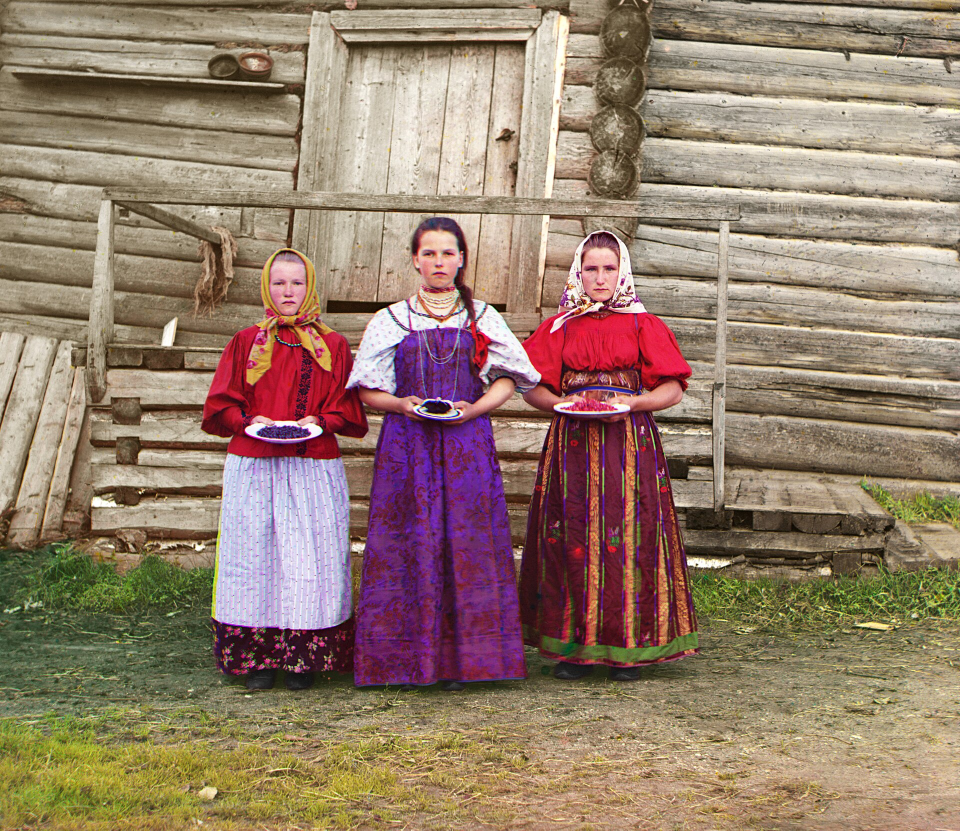
#> input picture assets/fuentes/original_kirillov_1909.jpg, 1920 x 1661 px (shown at 1/2 size)
$ python preparar_ejemplos.py
#> lines starting #> are read from the running program, lines starting #| are printed output that depends on the picture
"""Arma las fotos de ejemplo chicas a partir de fotos de dominio público.

Ejecutar con:  uv run python scripts/preparar_ejemplos.py

Las fotos originales (assets/fuentes/) son de dominio público, de Wikimedia Commons
(ver assets/FUENTES.md). Se recorta una zona y se achica, para simular una foto de
baja resolución. Como tenemos el original grande, podemos comparar lo que inventa
el modelo con la VERDAD: eso es lo que hace scripts/generar_evidencias.py.
"""

import os

from PIL import Image

RAIZ = os.path.dirname(os.path.dirname(os.path.abspath(__file__)))
FUENTES = os.path.join(RAIZ, "assets", "fuentes")
EJEMPLOS = os.path.join(RAIZ, "assets", "ejemplos")

# nombre: (archivo fuente, recorte (izq, arriba, der, abajo) o None, tamaño chico final)
CASOS = {
    "caras_kirillov_1909": ("original_kirillov_1909.jpg", (440, 420, 1400, 900), (256, 128)),
    "edificio_perm_1910": ("original_perm_1910.jpg", (920, 380, 1432, 892), (128, 128)),
    "retrato_1860": ("danado_retrato_1860.jpg", (440, 120, 1040, 720), (128, 128)),
    "puente_1888": ("danado_puente_1888.jpg", None, (176, 128)),
}


def recorte_original(nombre: str) -> Image.Image:
    """La zona del original grande que corresponde al ejemplo (la 'verdad')."""
#> called with nombre = 'caras_kirillov_1909'
    archivo, caja, _ = CASOS[nombre]
    imagen = Image.open(os.path.join(FUENTES, archivo)).convert("RGB")
#> imagen is the input picture: PIL image 1920x1661 RGB; mean R, G, B 149.2, 125.8, 108.4
    return imagen.crop(caja) if caja else imagen
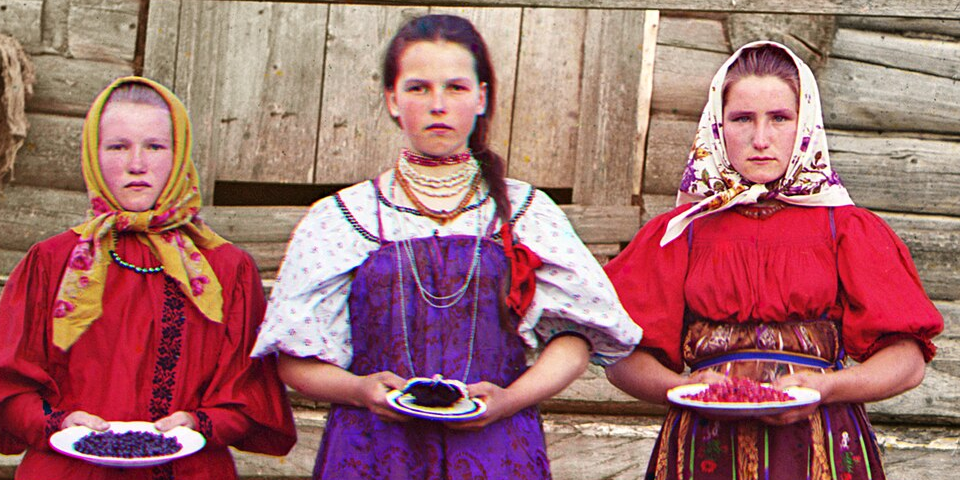
#> returned value: PIL image 960x480 RGB; mean R, G, B 162.9, 107.8, 109.5


def verdad(nombre: str) -> Image.Image:
    """La verdad al mismo tamaño que la salida del modelo (4x el ejemplo)."""
    ancho, alto = CASOS[nombre][2]
    return recorte_original(nombre).resize((ancho * 4, alto * 4), Image.LANCZOS)


def main():
    os.makedirs(EJEMPLOS, exist_ok=True)
    for nombre, (_, _, tamano) in CASOS.items():
        chica = recorte_original(nombre).resize(tamano, Image.LANCZOS)  # LANCZOS: achica sin aliasing fuerte
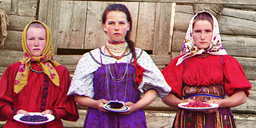
#> chica: PIL image 256x128 RGB; mean R, G, B 162.9, 107.8, 109.5
        chica.save(os.path.join(EJEMPLOS, f"{nombre}.png"))
        print(f"{nombre}: {tamano[0]} x {tamano[1]} px")
#> pass 2 of the loop in main, `for nombre, (_, _, tamano) in CASOS.items():`:
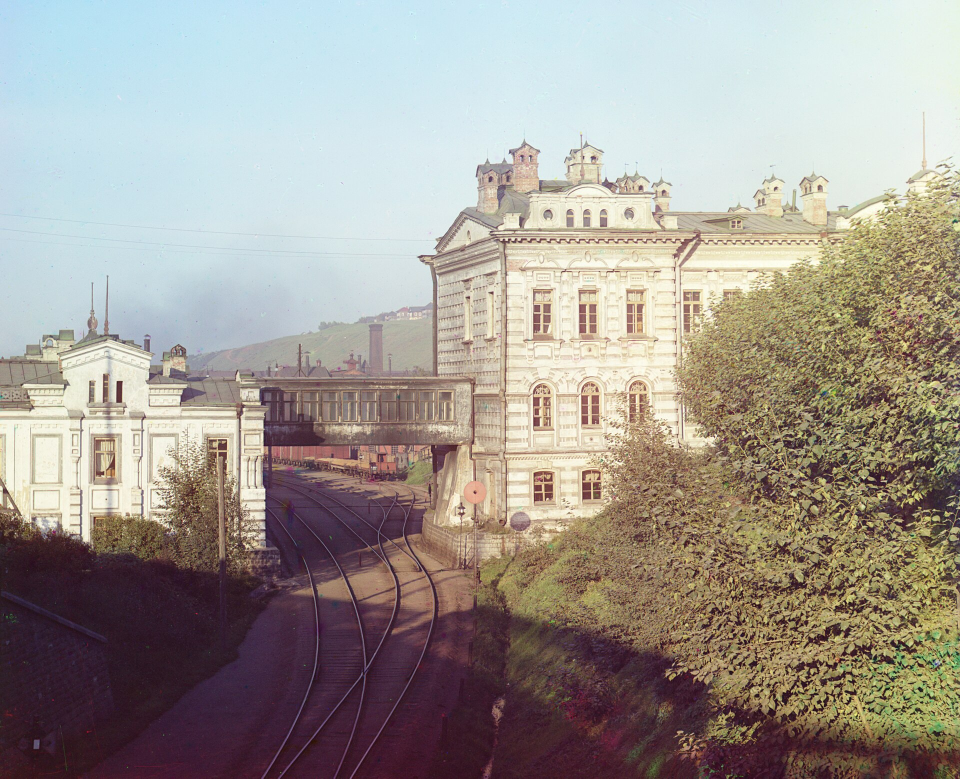
#> input picture assets/fuentes/original_perm_1910.jpg, 1920 x 1557 px (shown at 1/2 size)
#> in recorte_original, imagen is the input picture: PIL image 1920x1557 RGB; mean R, G, B 159.9, 153.4, 146
#> in recorte_original (call 2), `return imagen.crop(caja) if caja else imagen`:
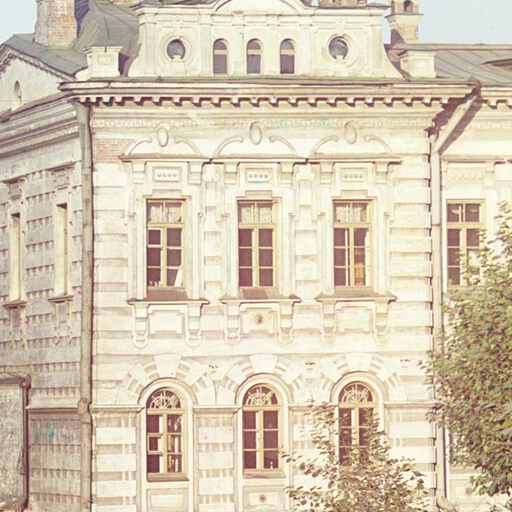
#> returned value: PIL image 512x512 RGB; mean R, G, B 213.5, 200.1, 177.5
#> in main, `chica = recorte_original(nombre).resize(tamano, Image.LANCZOS)`:
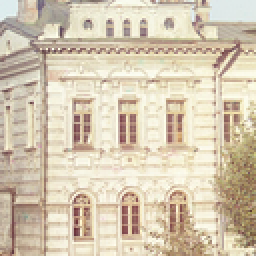
#> chica: PIL image 128x128 RGB (shown 2 times larger); mean R, G, B 213.5, 200.1, 177.5
#> pass 3 of the loop in main, `for nombre, (_, _, tamano) in CASOS.items():`:
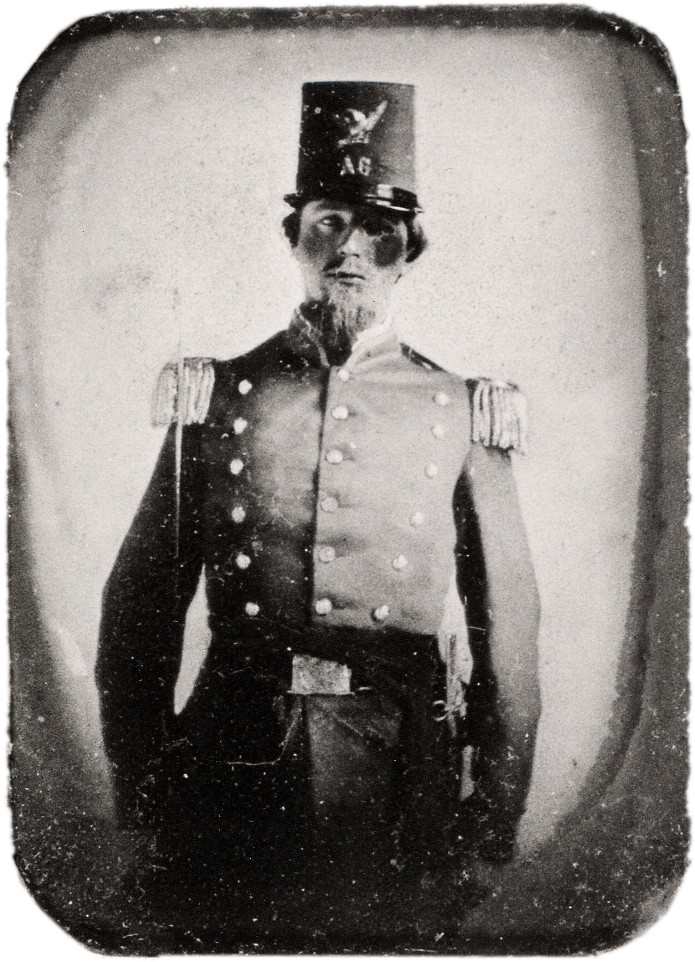
#> input picture assets/fuentes/danado_retrato_1860.jpg, 1390 x 1924 px (shown at 1/2 size)
#> in recorte_original, imagen is the input picture: PIL image 1390x1924 RGB; mean R, G, B 134.2, 130.1, 126.9
#> in recorte_original (call 3), `return imagen.crop(caja) if caja else imagen`:
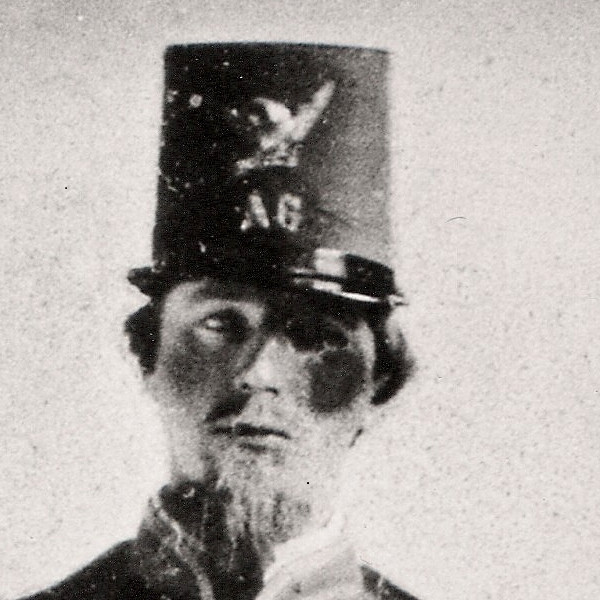
#> returned value: PIL image 600x600 RGB; mean R, G, B 174.8, 169.8, 166.2
#> in main, `chica = recorte_original(nombre).resize(tamano, Image.LANCZOS)`:
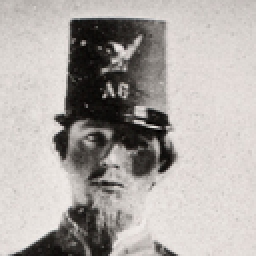
#> chica: PIL image 128x128 RGB (shown 2 times larger); mean R, G, B 174.8, 169.8, 166.3
#> the loop made 4 passes; the first 3 are shown


if __name__ == "__main__":
    main()
